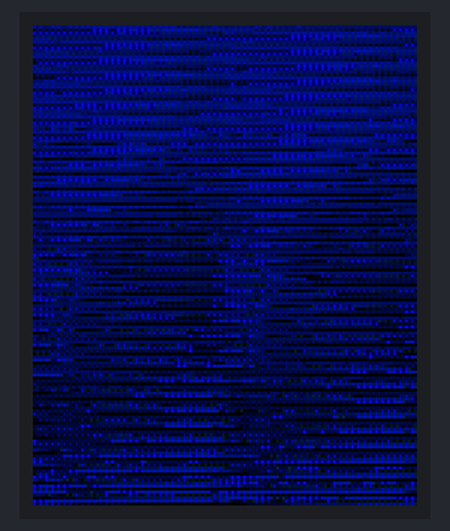
A sketch run on a simulated Arduino Uno, built for the host (arithmetic inside an expression is 32-bit, double 64-bit). Parts: 128×160 colour display.

Above: at 0.3 s.

The sketch:

sketch_mar10a.ino
```cpp
#include <Adafruit_GFX.h>    // Core graphics library
#include <Adafruit_ST7735.h> // Hardware-specific library

#include "bitmaps.h"
#include "bitmapsLarge.h"

// For the breakout, you can use any 2 or 3 pins
// These pins will also work for the 1.8" TFT shield
#define TFT_CS     15
#define TFT_RST    4  // you can also connect this to the Arduino reset
                      // in which case, set this #define pin to 0!
#define TFT_DC     2

Adafruit_ST7735 tft = Adafruit_ST7735(TFT_CS,  TFT_DC, TFT_RST);

void setup() {
	tft.initR(INITR_BLACKTAB);// покраска в черный
	tft.setRotation(0);
	tft.fillScreen(ST7735_BLACK);


//Case 2: Multi Colored Images/Icons
  int h = 160,w = 128, row, col, buffidx=0;
  for (row=0; row<h; row++) { // For each scanline...
    for (col=0; col<w; col++) { // For each pixel...
      //To read from Flash Memory, pgm_read_XXX is required.
      //Since image is stored as uint16_t, pgm_read_word is used as it uses 16bit address
      tft.drawPixel(col, row, pgm_read_word(evive_in_hand + buffidx));
      buffidx++;
    } // end pixel
  }
}

void loop() {
}
```

Source omitted: bitmaps.h (data table, 6439 bytes), itmapsLarge.h (data table, 271599 bytes)
